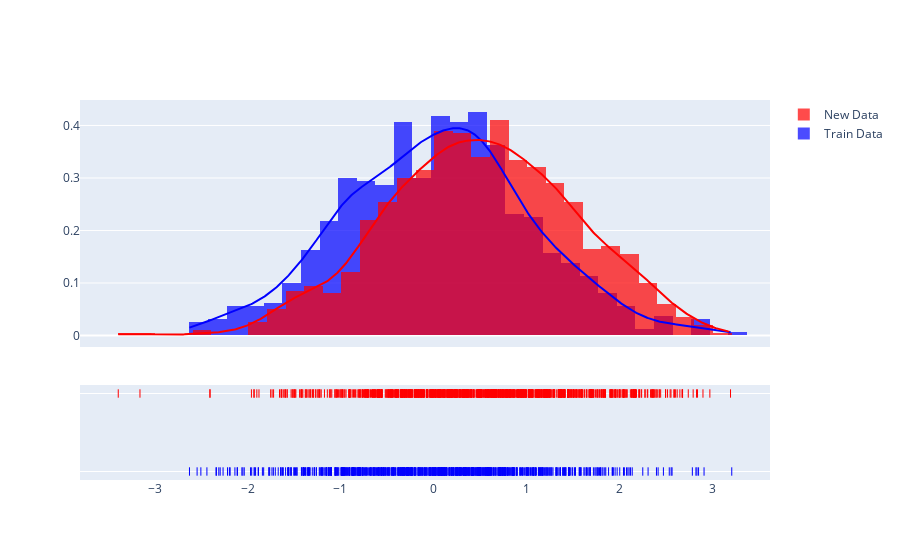

Notebook source saved alongside this figure:
### Markdown cell above
![image.png](attachment:image.png)

### Code cell
import plotly.figure_factory as ff
import pandas as pd
import numpy as np

# Assuming X_train and new_data are numpy arrays and have a single feature for simplicity.
# If they have more features, you might want to select one or loop through them.

# Convert the data to DataFrame for better handling with plotly
train_df = pd.DataFrame(X_train, columns=[f'Feature {i}' for i in range(X_train.shape[1])])
new_data_df = pd.DataFrame(new_data, columns=[f'Feature {i}' for i in range(new_data.shape[1])])

# Selecting a single feature for demonstration
feature = 'Feature 0'
# Create a distplot with custom bin_size
fig = ff.create_distplot([train_df[feature], new_data_df[feature]], 
                         group_labels=['Train Data', 'New Data'],
                         bin_size=.2, colors=['blue', 'red'])

fig.show()

### Figure 1 — Plotly figure (JSON) as saved in the notebook; plotly's stock layout.template omitted (floating-point values rounded to 4 significant figures; data arrays with more than 128 entries replaced by an {"elided": "..."} marker saying what was removed)
{"data": [{"autobinx": false, "histnorm": "probability density", "legendgroup": "Train Data", "marker": {"color": "blue"}, "name": "Train Data", "opacity": 0.7, "type": "histogram", "x": {"elided": "800 float values"}, "xaxis": "x", "xbins": {"end": 3.212, "size": 0.2, "start": -2.624}, "yaxis": "y"}, {"autobinx": false, "histnorm": "probability density", "legendgroup": "New Data", "marker": {"color": "red"}, "name": "New Data", "opacity": 0.7, "type": "histogram", "x": {"elided": "1000 float values"}, "xaxis": "x", "xbins": {"end": 3.198, "size": 0.2, "start": -3.391}, "yaxis": "y"}, {"legendgroup": "Train Data", "marker": {"color": "blue"}, "mode": "lines", "name": "Train Data", "showlegend": false, "type": "scatter", "x": {"elided": "500 float values"}, "xaxis": "x", "y": {"elided": "500 float values"}, "yaxis": "y"}, {"legendgroup": "New Data", "marker": {"color": "red"}, "mode": "lines", "name": "New Data", "showlegend": false, "type": "scatter", "x": {"elided": "500 float values"}, "xaxis": "x", "y": {"elided": "500 float values"}, "yaxis": "y"}, {"legendgroup": "Train Data", "marker": {"color": "blue", "symbol": "line-ns-open"}, "mode": "markers", "name": "Train Data", "showlegend": false, "type": "scatter", "x": {"elided": "800 float values"}, "xaxis": "x", "y": {"elided": "800 str values"}, "yaxis": "y2"}, {"legendgroup": "New Data", "marker": {"color": "red", "symbol": "line-ns-open"}, "mode": "markers", "name": "New Data", "showlegend": false, "type": "scatter", "x": {"elided": "1000 float values"}, "xaxis": "x", "y": {"elided": "1000 str values"}, "yaxis": "y2"}], "layout": {"barmode": "overlay", "hovermode": "closest", "legend": {"traceorder": "reversed"}, "xaxis": {"anchor": "y2", "domain": [0, 1], "zeroline": false}, "yaxis": {"anchor": "free", "domain": [0.35, 1], "position": 0}, "yaxis2": {"anchor": "x", "domain": [0, 0.25], "dtick": 1, "showticklabels": false}}}
